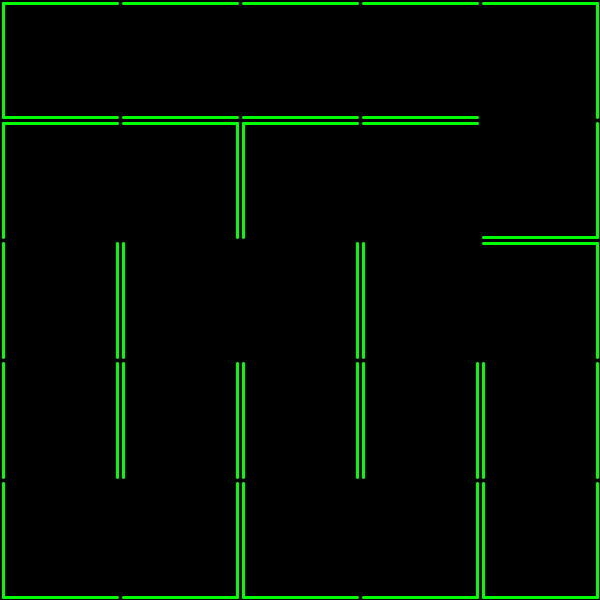
Frame 1 (no input)
Frame 60 (the mouse pressed at the canvas centre just before this capture): identical to frame 1, image omitted
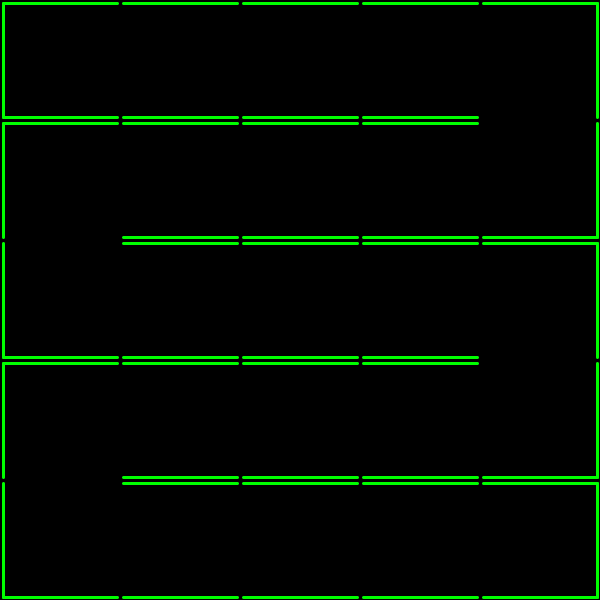
Frame 120 (the mouse held since frame 60 and released just before this capture)

The Processing sketch that drew these frames (run headless with seeded random() and noise(); from frame 60 on, the mouse is pressed at the canvas centre):

// Processing sketch: laberintosModelos
// ── laberintosModelos.pde
int cant = 5;
int tam;
int sep = 3;
int numeroLab;
boolean [][] arriba = new boolean[cant][cant];
boolean [][] abajo = new boolean[cant][cant];
boolean [][] derecha = new boolean[cant][cant];
boolean [][] izquierda = new boolean[cant][cant];

void setup() {
  size(600, 600);
  tam = width/cant;
}
void draw() {
  background(0);
  fill(100);
  laberinto(numeroLab);

  for (int i=0; i<cant; i++) {
    for (int j=0; j<cant; j++) {
      stroke(0, 255, 0);
      strokeWeight(3);
      if (arriba[i][j]) {
        line(i*tam+sep, j*tam+sep, i*tam+tam-sep, j*tam+sep);
      }
      if (abajo[i][j]) {
        line(i*tam+sep, j*tam+tam-sep, i*tam+tam-sep, j*tam+tam-sep);
      }
      if (derecha[i][j]) {
        line(i*tam+tam-sep, j*tam+sep, i*tam+tam-sep, j*tam+tam-sep);
      }
      if (izquierda[i][j]) {
        line(i*tam+sep, j*tam+sep, i*tam+sep, j*tam+tam-sep);
      }
    }
  }
  println(numeroLab);
}

void cambiarLaberinto() {
  for (int i=0; i<cant; i++) {
    for (int j=0; j<cant; j++) {

      arriba[i][j] = false;
      abajo[i][j] = false;
      derecha[i][j] = false;
      izquierda[i][j] = false;
    }
  }
}

// ── paredes.pde
void mousePressed() {
  cambiarLaberinto();
  numeroLab++;
  numeroLab = numeroLab%4;
}
void laberinto(int numero) {
  if (numero==1) {
    maze1();
  } else if (numero==2 ) {
    maze2();
  } else if (numero==3 ) {
    maze3();
  } else {
    maze0();
  }
}

void maze1() {
  for (int i=0; i<cant; i++) {
    arriba[i][0] = true; // borde superior
    abajo[i][4] = true; // borde inferior
    izquierda[0][i] = true; // borde izquierdo
    derecha[4][i] = true; // borde derecho
  }
  for (int i=0; i<cant-1; i++) {
    arriba[i][1] = true;
    abajo[i][0] = true;
    arriba[i][3] = true;
    abajo[i][2] = true;
  }
  for (int i=1; i<cant; i++) {
    arriba[i][2] = true;
    abajo[i][1] = true;
    arriba[i][4] = true;
    abajo[i][3] = true;
  }
}
void maze2() {
  for (int i=0; i<cant; i++) {
    arriba[i][0] = true; // borde superior
    abajo[i][4] = true; // borde inferior
    izquierda[0][i] = true; // borde izquierdo
    derecha[4][i] = true; // borde derecho
  }
  for (int i=0; i<cant-1; i++) {
    arriba[i][2] = true;
    abajo[i][1] = true;
  }
  derecha[0][1] = true;
  izquierda[1][1] = true;
  derecha[2][1] = true;
  izquierda[3][1] = true;

  derecha[1][0] = true;
  izquierda[2][0] = true;
  derecha[3][0] = true;
  izquierda[4][0] = true;
  derecha[1][2] = true;
  izquierda[2][2] = true;
  derecha[0][3] = true;
  izquierda[1][3] = true;
  derecha[2][3] = true;
  izquierda[3][3] = true;
  derecha[3][4] = true;
  izquierda[4][4] = true;

  arriba[1][4] = true;
  abajo[1][3] = true;
  arriba[2][4] = true;
  abajo[2][3] = true;

  arriba[3][3] = true;
  abajo[3][2] = true;
  arriba[4][3] = true;
  abajo[4][2] = true;
}
void maze3() {
  for (int i=0; i<cant; i++) {
    arriba[i][0] = true; // borde superior
    abajo[i][4] = true; // borde inferior
    izquierda[0][i] = true; // borde izquierdo
    derecha[4][i] = true; // borde derecho
  }
  derecha[0][0] = true;
  izquierda[1][0] = true;
  derecha[0][1] = true;
  izquierda[1][1] = true;

  derecha[1][1] = true;
  izquierda[2][1] = true;
  derecha[1][2] = true;
  izquierda[2][2] = true;
  derecha[2][0] = true;
  izquierda[3][0] = true;
  derecha[3][1] = true;
  izquierda[4][1] = true;

  derecha[2][2] = true;
  izquierda[3][2] = true;
  derecha[3][3] = true;
  izquierda[4][3] = true;
  derecha[2][4] = true;
  izquierda[3][4] = true;

  // horizontales
  arriba[0][3] = true;
  abajo[0][2] = true;
  arriba[1][4] = true;
  abajo[1][3] = true;
  arriba[2][3] = true;
  abajo[2][2] = true;
  arriba[3][2] = true;
  abajo[3][1] = true;
  arriba[4][3] = true;
  abajo[4][2] = true;
}
void maze0() {
  for (int i=0; i<cant; i++) {
    arriba[i][0] = true; // borde superior
    abajo[i][4] = true; // borde inferior
    izquierda[0][i] = true; // borde izquierdo
    derecha[4][i] = true; // borde derecho

    if (i<cant-1) { // hueco en el último bloque
      arriba[i][1] = true;
      abajo[i][0] = true;
    } else if (i>=1) { // hueco el primer bloque
      arriba[i][2] = true;
      abajo[i][1] = true;
    }
  }
  derecha[0][2] = true;
  derecha[0][3] = true;
  derecha[1][1] = true;
  izquierda[2][1] = true;

  izquierda[1][2] = true;
  izquierda[1][3] = true;

  derecha[2][2] = true;
  derecha[2][3] = true;
  izquierda[3][2] = true;
  izquierda[3][3] = true;

  derecha[1][3] = true;
  derecha[1][4] = true;
  izquierda[2][3] = true;
  izquierda[2][4] = true;

  derecha[3][3] = true;
  derecha[3][4] = true;
  izquierda[4][3] = true;
  izquierda[4][4] = true;
}
void laberinto() {
  for (int i=0; i<cant; i++) {
    for (int j=0; j<cant; j++) {
      arriba[i][j] = true;
      abajo[i][j] = true;
      izquierda[i][j] = true;
      derecha[i][j] = true;
    }
  }
  text ("META", 30, 390);
  textSize (20);

  derecha[0][0] = false;
  izquierda[1][0] = false;
  derecha[1][1] = false;
  izquierda[2][1] = false;

  arriba[1][1] = false;
  abajo[1][0] = false;

  abajo[3][0] = false;
  arriba[3][1] = false;
  izquierda[3][1] = false;
  derecha[2][1] = false;

  izquierda[1][2] = true;
  izquierda[1][3] = true;

  derecha[2][2] = true;
  derecha[2][3] = true;
  izquierda[3][2] = true;
  izquierda[3][3] = true;

  derecha[3][0] = false;
  izquierda[4][0] = false;

  abajo[4][0] = false;
  arriba[4][1] = false;

  abajo[4][1] = false;
  arriba[4][2] = false;

  abajo[4][2] = false;
  arriba[4][3] = false;

  derecha[3][3] = false;
  izquierda[4][3] = false;

  derecha[2][3] = false;
  izquierda[3][3] = false;

  abajo[2][2] = false;
  arriba[2][3] = false;

  derecha[1][2] = false;
  izquierda[2][2] = false;

  abajo[1][2] = false;
  arriba[1][3] = false;

  arriba[1][4] = false;
  abajo[1][3] = false;

  derecha[0][4] = false;
  izquierda[1][4] = false;

  arriba[0][4] = false;
  abajo[0][3] = false;

  izquierda[0][3] = false;
}
